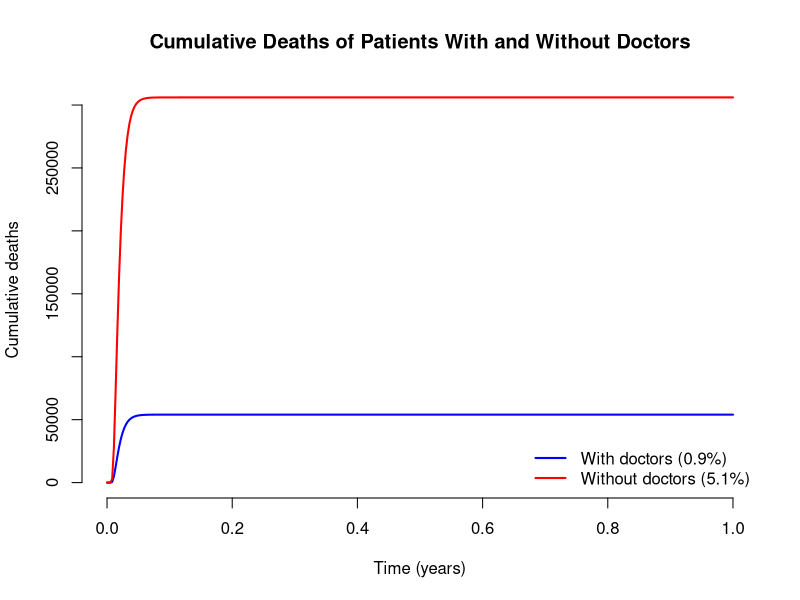

The R source for this figure:
beta_calc <- function(
    R_0,  sigma = 365/2, gamma = 0.36, epsilon1 = 0.01935)
{ R_0 / ((sigma / ( sigma)) * (1 / ( gamma + epsilon1)))}
#we only have to define R_0 , as other param are set 

S.star <- function(
    beta, N, sigma = 365/2, gamma = 0.36, epsilon1 = 0.01935){
  N * (( sigma) / beta) * (( gamma + epsilon1 ) / sigma)
}
#only have to define beta and N rest are defined 

E.star<- function(
    beta, N,  sigma = 365/2, gamma = 0.36, epsilon1 = 0.01935){
  ( N - S.star(beta, N,  sigma, gamma))/ ( sigma)
}
#only have to define beta and N rest are defined 

I.star<- function(
    beta, N,  sigma = 365/2, gamma = 0.36, epsilon1 = 0.01935){
  (sigma / (gamma + epsilon1)) * E.star(beta, N, sigma, gamma)}
#only have to define beta and N rest are defined 

R.star <- function(
    beta, N,  sigma = 365/2, gamma = 0.36, epsilon1 = 0.01935){
  (gamma) * I.star(beta, N , sigma, gamma)}
#only have to define beta and N rest are defined 

N0 <- 6000000

beta_calc(15) #find beta 

S.star(beta_calc(15), N0)+ 
  E.star(beta_calc(15), N0)+
  I.star(beta_calc(15), N0)+
  R.star(beta_calc(15), N0)

E.star(beta_calc(15), N0) + I.star(beta_calc(15), N0)

#E.star(beta_calc(18), 6000000) + I.star(beta_calc(18), 6000000)

#E.star(beta_calc(13), 7200) + I.star(beta_calc(13), 7200)

#E.star(beta_calc(18), 7200) + I.star(beta_calc(18), 7200)


#visualize dynam 
#install.packages("deSolve")
library(deSolve)

seir <- function(t, y, params) {
  S <- y[1]
  E <- y[2]
  I <- y[3]
  R <- y[4]
  D <- y[5]
  
  #defining param 
  beta <- params["beta"]
  N <- params["N"]
  sigma <- params["sigma"]
  gamma <- params["gamma"]
  epsilon1 <- params["epsilon1"]
  
  #stating ODEs 
  dSdt <- - (beta * S * I / N) 
  dEdt <- (beta * S * I / N) - (sigma * E)
  dIdt <- (sigma * E) - (gamma * I) - (epsilon1 * I)
  dRdt <- (gamma * I) 
  dDdt <- ( epsilon1 * I) 
  return(list(c(dSdt, dEdt, dIdt, dRdt, dDdt)))
}

N0 <- 6000000
S0 <- 6000000-7-35
E0 <- 35
I0 <- 7
D0 <- 0
R0 <- 0

init <- c(sus = S0, exp = E0, inf = I0, rec = 0, D=0)


library(deSolve)
epsilon_doctor <- 0.00327
epsilon_no_doctor <- 0.01935
times <- seq(0, 365, by = 1)
run_model <- function(epsilon1_value) {
  
  param_vals <- c(
    beta = beta_calc(100),
    N = N0,
    sigma = 1/2,
    gamma = 0.36,
    epsilon1 = epsilon1_value
  )
  
  tc <- data.frame(lsoda(init, times, seir, param_vals))
  return(tc)
}

beta_calc(100)

tc_doctor <- run_model(epsilon_doctor)

tc_no_doctor <- run_model(epsilon_no_doctor)


plot(
  tc_doctor$time/365,
  tc_doctor$D,
  type = "l",
  col = "blue",
  lwd = 2,
  main = "Cumulative Deaths of Patients With and Without Doctors",
  xlab = "Time (years)",
  ylab = "Cumulative deaths",
  bty = "n",
  ylim = c(0, max(tc_no_doctor$D))
)


lines(
  tc_no_doctor$time/365,
  tc_no_doctor$D,
  col = "red",
  lwd = 2
)

legend(
  "bottomright",
  legend = c("With doctors (0.9%)", "Without doctors (5.1%)"),
  col = c("blue", "red"),
  lwd = 2,
  bty = "n"
)
